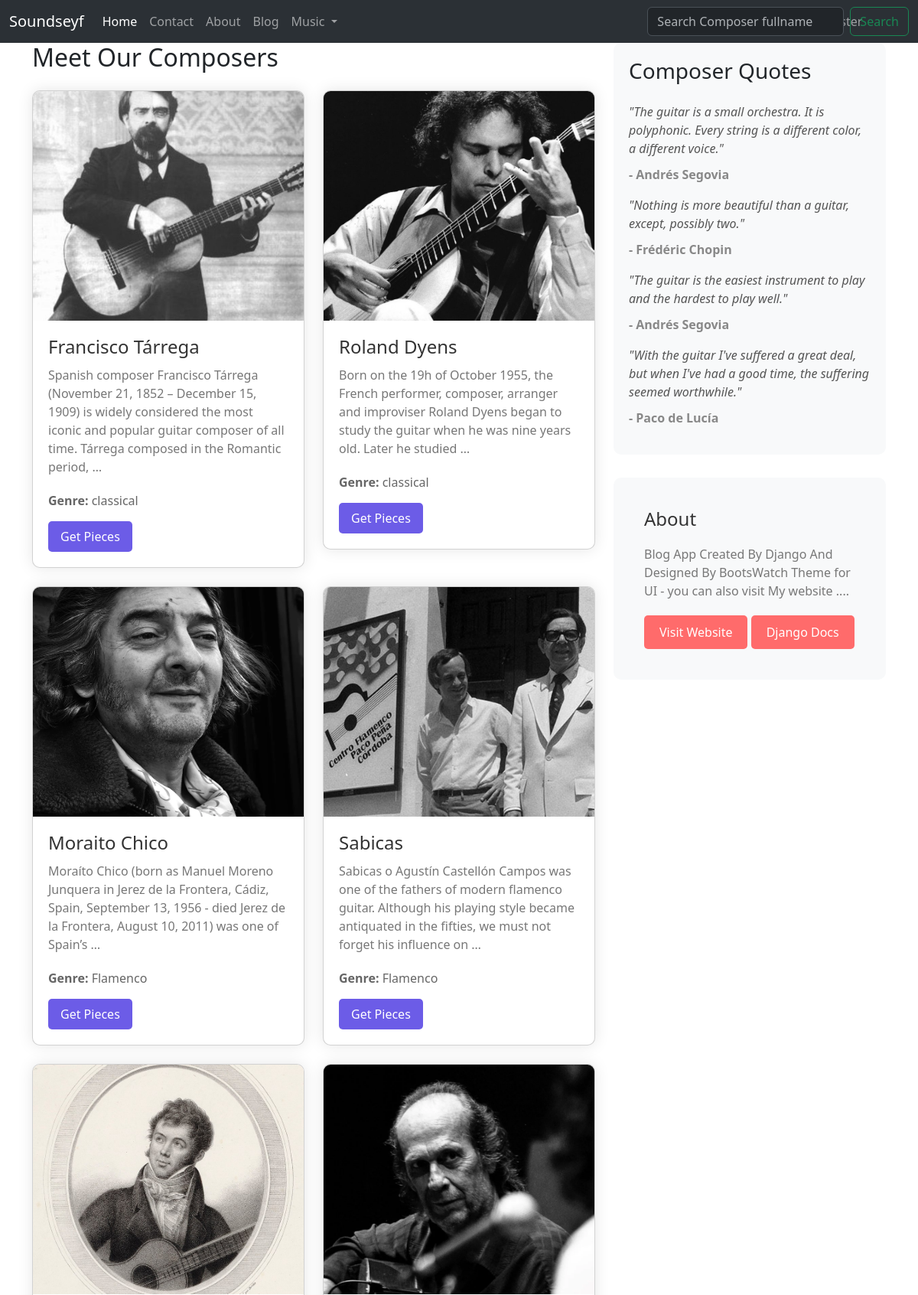
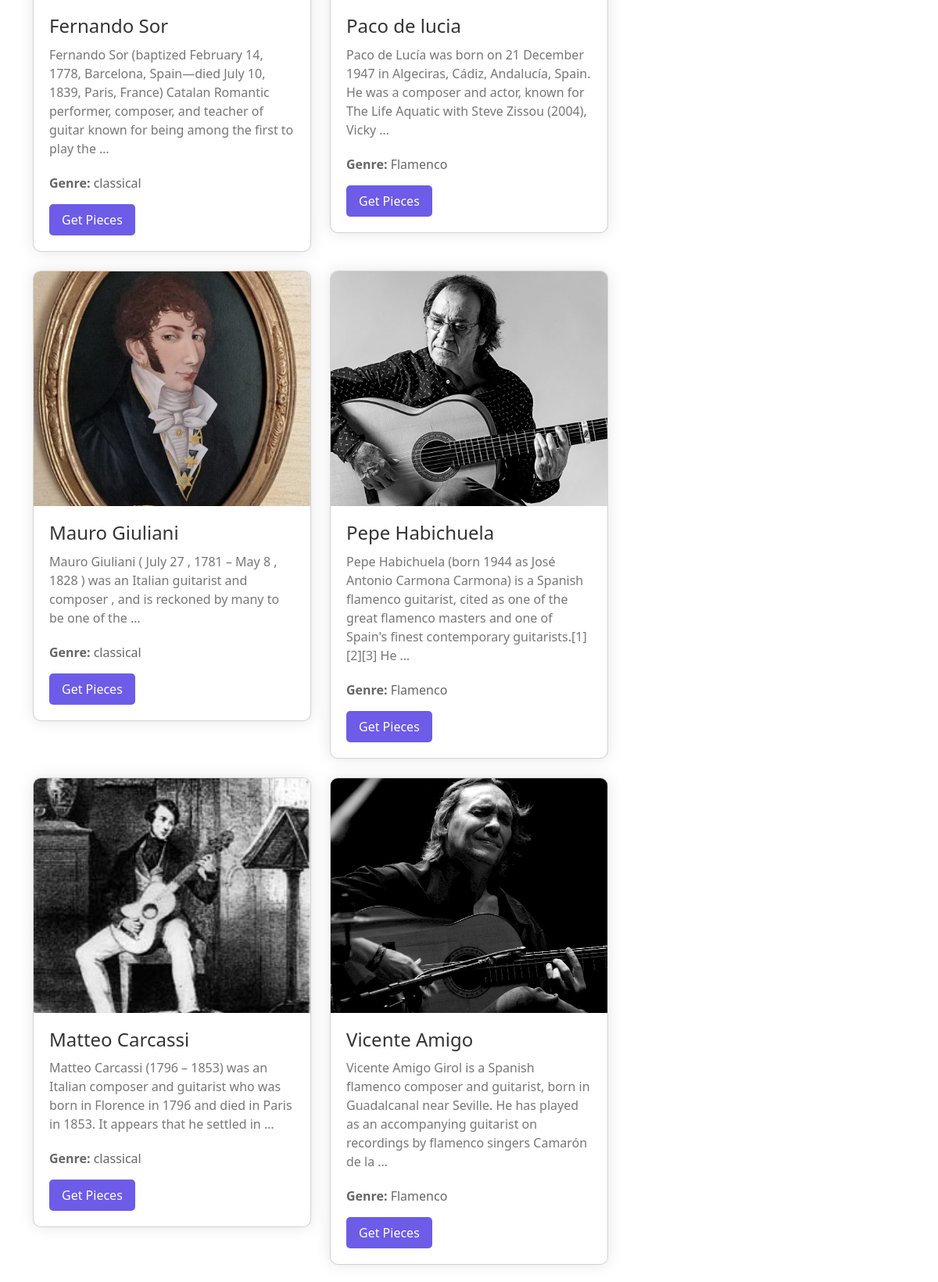
Screenshot of /music/composers (upper part) with the database file from the repository (2 pictures, top to bottom).
### music/models.py (models this page shows, shortened)
class Composer(models.Model):
    name = models.CharField(max_length=255,null=True,blank=True)
    biography = models.TextField(null=True, blank=True)
    image = models.ImageField(upload_to="Composers/" , default="default.jpg")
    genre = models.CharField(max_length=255,null=True,blank=True)
    nationality = models.CharField(blank=True,null=True,max_length=255)

### music/views.py (the view)
# urls.py: path('composers',ComposersView , name="composers" ),
def ComposersView(request):
    composers = Composer.objects.all()
    p = Paginator(composers,10)
    try:
        page_number = request.GET.get('page')
        composers = p.get_page(page_number)
    except EmptyPage:
        composers = composers.get_page(1)
    except PageNotAnInteger:
        composers = composers.get_page(1)
    context = {"composers": composers}
    return render(request,'music/composers.html',context)

### templates/music/composers.html (shortened to what this page needs)
{% extends "base.html" %}
{% load static %}
{% load thumbnail %}
{% block content %}
<div class="container">
  <div class="row">
    <div class="col-md-8">
      <h2 class="mb-4">Meet Our Composers</h2>
      <div class="row">
        {% for composer in composers %}
        <div class="col-md-6 mb-4">
          <div class="card composer-card">
            <img src="{% thumbnail composer.image "600x400" crop="center" as im %}{{ im.url }}{% endthumbnail %}"
              alt="{{ composer.name }}" class="card-img-top composer-image">
            <div class="composer-details">
              <h3 class="card-title composer-name">{{ composer.name }}</h3>
              <p class="card-text composer-bio">{{ composer.biography|truncatewords:30 }}</p>
              <p class="composer-genre"><strong>Genre:</strong> {{ composer.genre }}</p>
              <a href="{% url 'music:pieces' cid=composer.id %}"
                class="btn btn-primary composer-button">Get Pieces</a>
            </div>
          </div>
        </div>
        {% endfor %}
      </div>
    </div>
    <div class="col-md-4">
      <div class="quote-card">
        <h3 class="mb-4">Composer Quotes</h3>
        <ul class="list-unstyled">
          <li>
            <p class="quote-text">"The guitar is a small orchestra. It is polyphonic. Every string is a different color, a different voice."</p>
            <p class="quote-author">- Andrés Segovia</p>
          </li>
          <li>
            <p class="quote-text">"Nothing is more beautiful than a guitar, except, possibly two."</p>
            <p class="quote-author">- Frédéric Chopin</p>
          </li>
          <li>
            <p class="quote-text">"The guitar is the easiest instrument to play and the hardest to play well."</p>
            <p class="quote-author">- Andrés Segovia</p>
          </li>
          <li>
            <p class="quote-text">"With the guitar I've suffered a great deal, but when I've had a good time, the suffering seemed worthwhile."</p>
            <p class="quote-author">- Paco de Lucía</p>
          </li>
        </ul>
      </div>
      <div class="about-section">
        <h3 class="about-header">About</h3>
        <p class="about-text">Blog App Created By Django And Designed By BootsWatch Theme for UI - you can also visit My website ....</p>
        <a href="https://bekbrace.com" class="btn btn-danger visit-website-button">Visit Website</a>
        <a href="https://docs.djangoproject.com/en/3.1" class="btn btn-secondary visit-website-button">Django Docs</a>
      </div>
    </div>
  </div>
</div>
{% endblock %}

### templates/base.html (shortened to what this page needs)
{% load static %}
{% load thumbnail %}
<!doctype html>
<html lang="en">
<head>
    <link href="https://cdn.jsdelivr.net/npm/bootstrap@5.3.3/dist/css/bootstrap.min.css" rel="stylesheet"
>
    <link rel="stylesheet" href="{% static 'css/footer.css' %}">
</head>
<body data-bs-theme="light">
    <nav class="navbar navbar-expand-lg bg-body-tertiary" data-bs-theme="dark">
        <div class="container-fluid">
            <a class="navbar-brand" href="{% url 'website:index' %}">Soundseyf</a>
            <div class="collapse navbar-collapse" id="navbarSupportedContent">
                <ul class="navbar-nav me-auto mb-2 mb-lg-0">
                    <li class="nav-item">
                        <a class="nav-link active" aria-current="page" href="{% url 'website:index' %}">Home</a>
                    </li>
                    <li class="nav-item">
                        <a class="nav-link" href="{% url 'website:contact' %}">Contact</a>
                    </li>
                    <li class="nav-item">
                        <a class="nav-link" href="{% url 'website:about' %}">About</a>
                    </li>
                    <li class="nav-item">
                        <a class="nav-link" href="{% url 'blog:blog-home' %}">Blog</a>
                    </li>
                    <li class="nav-item dropdown">
                        <a class="nav-link dropdown-toggle" href="#" role="button" data-bs-toggle="dropdown"
                            aria-expanded="false">
                            Music
                        </a>
                    </li>
                    {% if request.user.is_authenticated %}
                    <li class="nav-item" style="padding-left: 120%;">
                        <a class="nav-link btn btn-primary" href="{% url 'accounts:logout' %}">Logout</a>
                    </li>
                    {% else %}
                    <li class="nav-item" style="padding-left: 120%;">
                        <a class="nav-link btn btn-primary" href="{% url 'accounts:login' %}">Login</a>
                    </li>
                    <li class="nav-item">
                        <a class="nav-link btn btn-success" href="{% url 'accounts:register' %}">Register</a>
                    </li>
                    {% endif %}
                </ul>
                <form method="get" class="d-flex" role="search" action="{% url 'music:search' %}">
                    <input class="form-control me-2" name="s" type="search" placeholder="Search Composer fullname"
                        aria-label="Search" autocomplete="on">
                    <button class="btn btn-outline-success" type="submit">Search</button>
                </form>
            </div>
        </div>
    </nav>
    {% block content %}
    {% endblock content %}
</body>
</html>
{% load sweetify %}

### templates/music/composers.html (style rules this page uses)
.composer-card { background-color: #fff; border-radius: 10px; box-shadow: 0 0 20px rgba(0, 0, 0, 0.1); overflow: hidden; transition: transform 0.3s ease; }
.composer-image { width: 100%; height: 300px; object-fit: cover; }
.composer-details { padding: 20px; }
.composer-name { font-size: 1.5rem; color: #333; margin-bottom: 10px; }
.composer-genre { font-size: 1rem; color: #666; margin-bottom: 15px; }
.composer-bio { font-size: 1rem; color: #777; margin-bottom: 20px; }
.composer-button { background-color: #6c5ce7; color: #fff; border: none; padding: 8px 16px; border-radius: 5px; font-size: 1rem; transition: background-color 0.3s ease; }
.quote-card { background-color: #f8f9fa; border-radius: 10px; padding: 20px; margin-bottom: 20px; }
.quote-text { font-style: italic; color: #555; margin-bottom: 10px; }
.quote-author { font-weight: bold; color: #888; }
.about-section { background-color: #f8f9fa; padding: 40px; border-radius: 10px; margin-top: 30px; }
.about-header { font-size: 1.5rem; color: #333; margin-bottom: 20px; }
.about-text { font-size: 1rem; color: #777; margin-bottom: 20px; }
.visit-website-button { background-color: #ff6b6b; color: #fff; border: none; padding: 10px 20px; border-radius: 5px; font-size: 1rem; transition: background-color 0.3s ease; }

### rows the page displays
Composer: image (picture), name "Francisco Tárrega", biography "Spanish composer Francisco Tárrega (November 21, 1852 – December 15, 1909) is widely considered the most iconic and popular guitar composer of all time. Tárrega composed in the Romantic period, …", genre "classical"
Composer: image (picture), name "Roland Dyens", biography "Born on the 19h of October 1955, the French performer, composer, arranger and improviser Roland Dyens began to study the guitar when he was nine years old. Later he studied …", genre "classical"
Composer: image (picture), name "Moraito Chico", biography "Moraíto Chico (born as Manuel Moreno Junquera in Jerez de la Frontera, Cádiz, Spain, September 13, 1956 - died Jerez de la Frontera, August 10, 2011) was one of Spain’s …", genre "Flamenco"
Composer: image+name (picture), name "Sabicas", biography "Sabicas o Agustín Castellón Campos was one of the fathers of modern flamenco guitar. Although his playing style became antiquated in the fifties, we must not forget his influence on …", genre "Flamenco"
Composer: image (picture), name "Fernando Sor", biography "Fernando Sor (baptized February 14, 1778, Barcelona, Spain—died July 10, 1839, Paris, France) Catalan Romantic performer, composer, and teacher of guitar known for being among the first to play the …", genre "classical"
Composer: image (picture), name "Paco de lucia", biography "Paco de Lucía was born on 21 December 1947 in Algeciras, Cádiz, Andalucía, Spain. He was a composer and actor, known for The Life Aquatic with Steve Zissou (2004), Vicky …", genre "Flamenco"
Composer: image (picture), name "Mauro Giuliani", biography "Mauro Giuliani ( July 27 , 1781 – May 8 , 1828 ) was an Italian guitarist and composer , and is reckoned by many to be one of the …", genre "classical"
Composer: image (picture), name "Pepe Habichuela", biography "Pepe Habichuela (born 1944 as José Antonio Carmona Carmona) is a Spanish flamenco guitarist, cited as one of the great flamenco masters and one of Spain's finest contemporary guitarists.[1][2][3] He …", genre "Flamenco"
Composer: image (picture), name "Matteo Carcassi", biography "Matteo Carcassi (1796 – 1853) was an Italian composer and guitarist who was born in Florence in 1796 and died in Paris in 1853. It appears that he settled in …", genre "classical"
Composer: image (picture), name "Vicente Amigo", biography "Vicente Amigo Girol is a Spanish flamenco composer and guitarist, born in Guadalcanal near Seville. He has played as an accompanying guitarist on recordings by flamenco singers Camarón de la …", genre "Flamenco"
